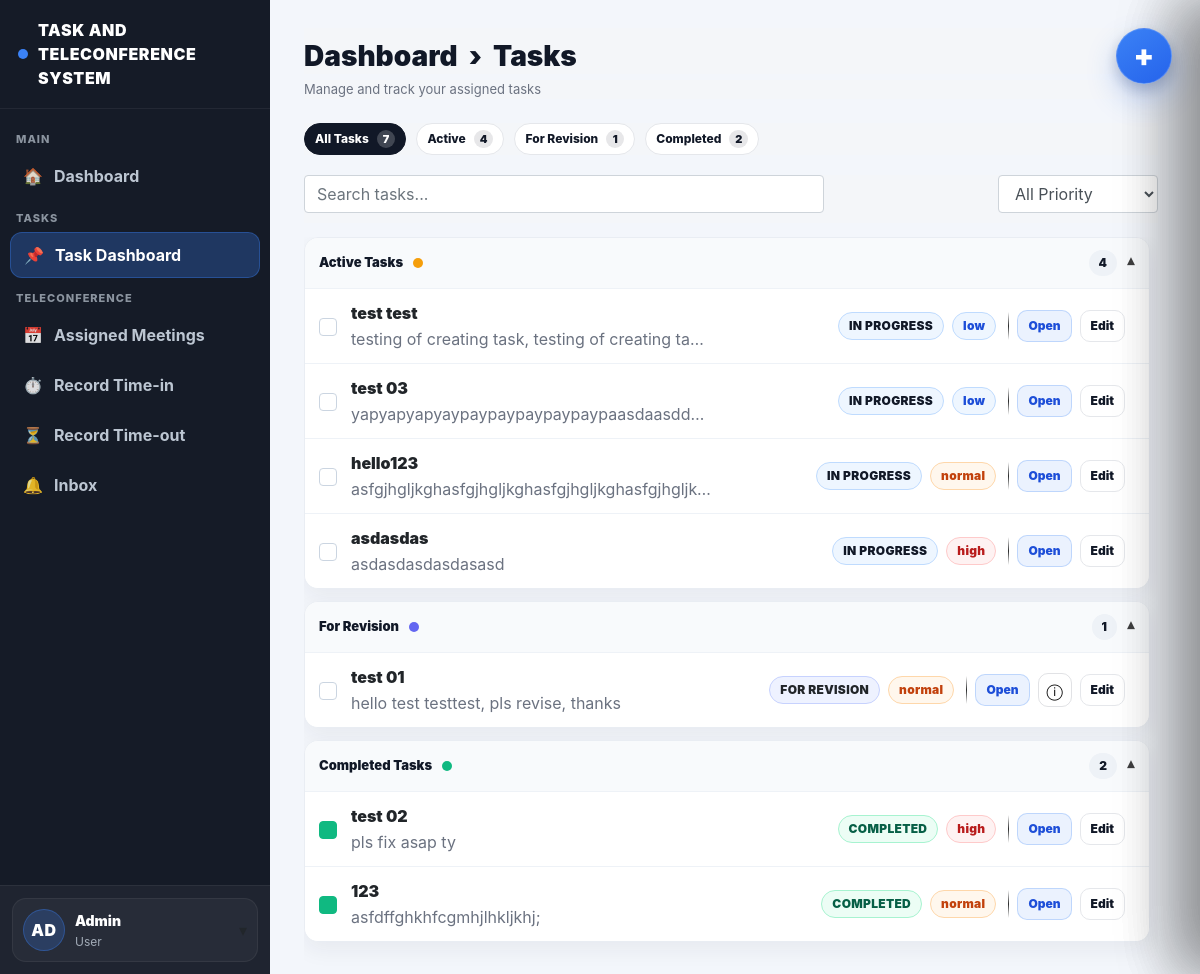
The app's page /task-dashboard (signed in), older data.
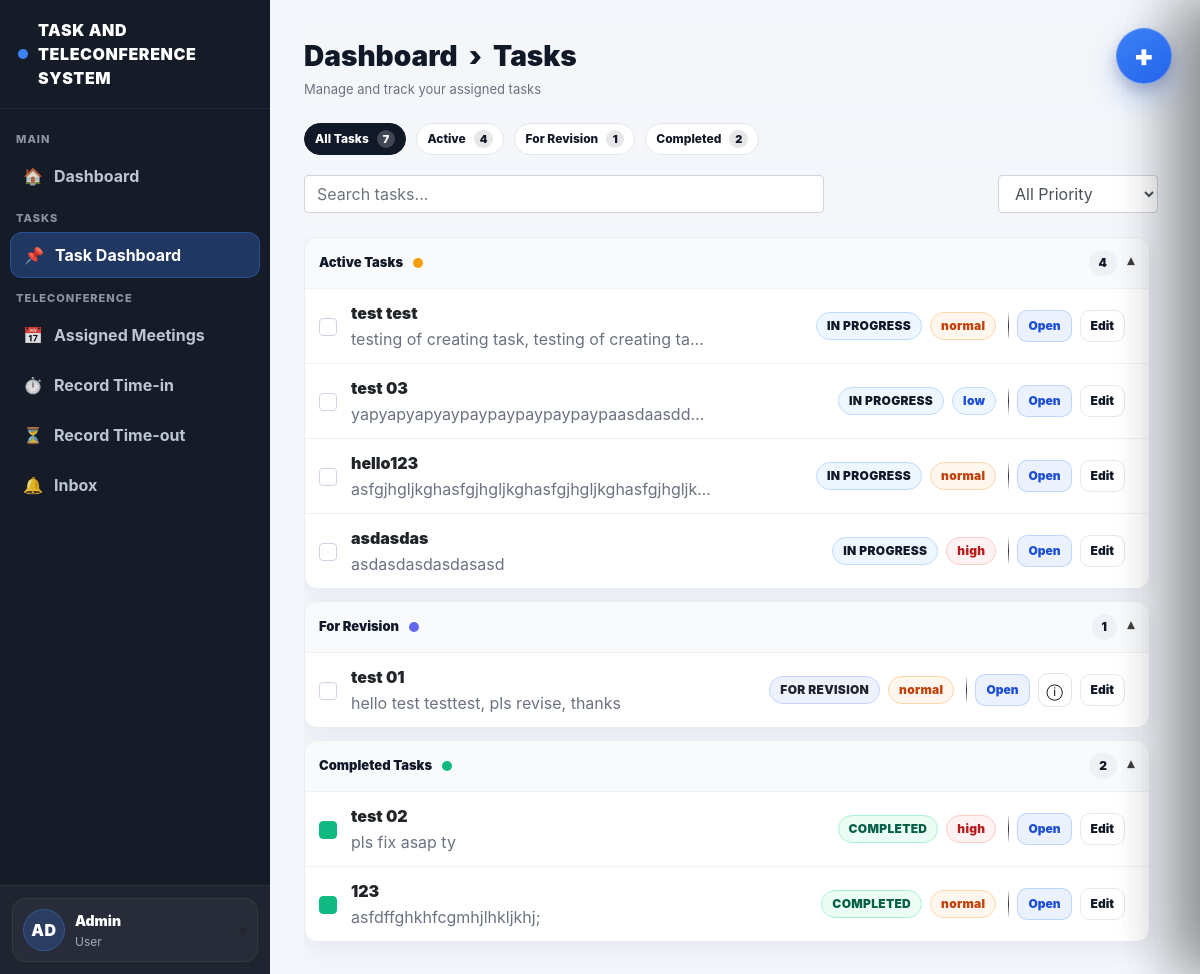
The same page, newer data.
### website/models.py (models this page shows, shortened)
class User(db.Model, UserMixin):
    id = db.Column(db.Integer, primary_key=True)
    email = db.Column(db.String(150), unique=True)
    password = db.Column(db.String(150))
    firstname = db.Column(db.String(150))
    is_admin = db.Column(db.Boolean, default=False)
    role = db.Column(db.String(20), default="user")
    notes = db.relationship('Note')
    notifications = db.relationship('Notification', lazy=True, cascade="all, delete-orphan")

class Task(db.Model):
    id = db.Column(db.Integer, primary_key=True)
    title = db.Column(db.String(200), nullable=False)
    description = db.Column(db.Text)
    assigned_to = db.Column(db.Integer, db.ForeignKey('user.id'))
    assigned_user = db.relationship('User', foreign_keys=[assigned_to])
    status = db.Column(db.String(50), default="assigned")
    priority = db.Column(db.String(20), default="normal")
    deadline = db.Column(db.DateTime)
    file_path = db.Column(db.String(300))
    last_edited_by = db.Column(db.Integer, nullable=True)
    last_edited_at = db.Column(db.DateTime, server_default=func.now(), onupdate=func.now())
    created_at = db.Column(db.DateTime(timezone=True), server_default=func.now())

### website/views.py (the view)
@views.route('/task-dashboard')
@login_required
def task_dashboard():
    if current_user.is_admin:
        tasks = Task.query.order_by(Task.created_at.desc()).all()
    else:
        tasks = Task.query.all()
    unread_count = Notification.query.filter_by(user_id=current_user.id, is_read=False).count()
    return render_template(
        "task_dashboard.html",
        user=current_user,
        tasks=tasks,
        unread_count=unread_count
    )

### website/templates/task_dashboard.html (shortened to what this page needs)
{% extends "base.html" %}
{% block content %}
<div class="main-inner">
  <h1 class="td-title">Dashboard &nbsp;›&nbsp; Tasks</h1>
  <div class="td-sub">Manage and track your assigned tasks</div>
  {% set all_count = tasks|length if tasks else 0 %}
  {% set revision_tasks = tasks|selectattr("status","equalto","for_revision")|list if tasks else [] %}
  {% set revision_count = revision_tasks|length %}
  {% set completed_tasks = tasks|selectattr("status","equalto","completed")|list if tasks else [] %}
  {% set completed_count = completed_tasks|length %}
  {% set active_tasks = tasks|rejectattr("status","equalto","completed")
                            |rejectattr("status","equalto","for_revision")
                            |list if tasks else [] %}
  {% set active_count = active_tasks|length %}
  <div class="td-pills">
    <button class="pill-tab active" type="button" data-filter="all">
      All Tasks <span class="pill-count">{{ all_count }}</span>
    </button>
    <button class="pill-tab" type="button" data-filter="active">
      Active <span class="pill-count">{{ active_count }}</span>
    </button>
    <button class="pill-tab" type="button" data-filter="revision">
      For Revision <span class="pill-count">{{ revision_count }}</span>
    </button>
    <button class="pill-tab" type="button" data-filter="completed">
      Completed <span class="pill-count">{{ completed_count }}</span>
    </button>
  </div>
  <div class="td-toolbar">
    <input id="taskSearch" class="form-control td-search" placeholder="Search tasks..." />
    <select id="priorityFilter" class="form-control td-filter" style="width:160px;">
      <option value="all">All Priority</option>
    </select>
  </div>
  <div class="scroll">
    <div class="sec open" data-section="active">
      <button class="sec-h" type="button">
        <div class="sec-h-left">
          <span class="sec-title">Active Tasks</span>
          <span class="sec-badge badge-active"></span>
        </div>
        <div style="display:flex; align-items:center; gap:10px;">
          <span class="sec-count">{{ active_count }}</span>
          <span class="sec-caret">▾</span>
        </div>
      </button>
      <div class="sec-body">
        {% if active_tasks and active_tasks|length > 0 %}
          {% for task in active_tasks %}
            <div class="task-row task-item"
                 id="task-{{ task.id }}"
                 data-task-id="{{ task.id }}"
                 data-status="{{ task.status }}"
                 data-title="{{ (task.title ~ ' ' ~ (task.description or ''))|lower }}"
                 data-priority="{{ (task.priority or 'normal')|lower if task.priority is defined else 'normal' }}">
              <div class="task-left">
                <div class="task-check"></div>
                <div class="task-info">
                  <a class="task-title-link"
                     href="{{ url_for('views.task_dashboard') }}?focus={{ task.id }}#task-{{ task.id }}"
                     data-focus-task="{{ task.id }}">
                    {{ task.title }}
                  </a>
                  <div class="task-meta">
                    {{ task.description }}
                  </div>
                </div>
                <div class="task-tags">
                  <span class="status st-active">{{ task.status|replace("_"," ")|upper }}</span>
                  {% set pr = (task.priority or 'normal')|lower %}
                  <span class="prio prio-{{ pr }}">{{ pr|upper }}</span>
                </div>
              </div>
              <div class="task-right">
                <div class="task-actions">
                  <button type="button" class="btn-mini" data-open-task="{{ task.id }}">Open</button>
                  <button type="button" class="btn-mini ghost" data-edit-task="{{ task.id }}">Edit</button>
                </div>
              </div>
            </div>
          {% endfor %}
        {% else %}
          <div style="padding:12px 14px; color:#6b7280;">No active tasks.</div>
        {% endif %}
      </div>
    </div>
    <div class="sec open" data-section="revision">
      <button class="sec-h" type="button">
        <div class="sec-h-left">
          <span class="sec-title">For Revision</span>
          <span class="sec-badge" style="background:#6366f1;"></span>
        </div>
        <div style="display:flex; align-items:center; gap:10px;">
          <span class="sec-count">{{ revision_count }}</span>
          <span class="sec-caret">▾</span>
        </div>
      </button>
      <div class="sec-body">
        {% if revision_tasks and revision_tasks|length > 0 %}
          {% for task in revision_tasks %}
            <div class="task-row task-item"
                 id="task-{{ task.id }}"
                 data-task-id="{{ task.id }}"
                 data-status="{{ task.status }}"
                 data-title="{{ (task.title ~ ' ' ~ (task.description or ''))|lower }}"
                 data-priority="{{ (task.priority or 'normal')|lower }}">
              <div class="task-left">
                <div class="task-check"></div>
                <div class="task-info">
                  <a class="task-title-link"
                     href="{{ url_for('views.task_dashboard') }}?focus={{ task.id }}#task-{{ task.id }}"
                     data-focus-task="{{ task.id }}">
                    {{ task.title }}
                  </a>
                  <div class="task-meta">{{ task.description }}</div>
                </div>
                <div class="task-tags">
                  <span class="status" style="background:#eef2ff;border-color:#c7d2fe;">
                    {{ task.status|replace("_"," ")|upper }}
                  </span>
                  {% set pr = (task.priority or 'normal')|lower %}
                  <span class="prio prio-{{ pr }}">{{ pr|upper }}</span>
                </div>
              </div>
              <div class="task-right">
                <div class="task-actions">
                  <button type="button" class="btn-mini" data-open-task="{{ task.id }}">Open</button>
                  <button type="button"
                          class="btn-icon ghost"
                          title="Details"
                          aria-label="Details"
                          data-focus-task="{{ task.id }}">
                    ⓘ
                  </button>
                  <button type="button" class="btn-mini ghost" data-edit-task="{{ task.id }}">Edit</button>
                </div>
              </div>
            </div>
          {% endfor %}
        {% else %}
          <div style="padding:12px 14px; color:#6b7280;">No tasks for revision.</div>
        {% endif %}
      </div>
    </div>
    <div class="sec open" data-section="completed">
      <button class="sec-h" type="button">
        <div class="sec-h-left">
          <span class="sec-title">Completed Tasks</span>
          <span class="sec-badge badge-done"></span>
        </div>
        <div style="display:flex; align-items:center; gap:10px;">
          <span class="sec-count">{{ completed_count }}</span>
          <span class="sec-caret">▾</span>
        </div>
      </button>
      <div class="sec-body">
        {% if completed_tasks and completed_tasks|length > 0 %}
          {% for task in completed_tasks %}
            <div class="task-row task-item"
                 id="task-{{ task.id }}"
                 data-task-id="{{ task.id }}"
                 data-status="{{ task.status }}"
                 data-title="{{ (task.title ~ ' ' ~ (task.description or ''))|lower }}"
                 data-priority="{{ (task.priority or 'normal')|lower }}">
              <div class="task-left">
                <div class="task-check" style="background:#10b981; border-color:#10b981;"></div>
                <div class="task-info">
                  <a class="task-title-link"
                     href="{{ url_for('views.task_dashboard') }}?focus={{ task.id }}#task-{{ task.id }}"
                     data-focus-task="{{ task.id }}">
                    {{ task.title }}
                  </a>
                  <div class="task-meta">{{ task.description }}</div>
                </div>
                <div class="task-tags">
                  <span class="status st-done">{{ task.status|replace("_"," ")|upper }}</span>
                  {% set pr = (task.priority or 'normal')|lower %}
                  <span class="prio prio-{{ pr }}">{{ pr|upper }}</span>
                </div>
              </div>
              <div class="task-right">
                <div class="task-actions">
                  <button type="button" class="btn-mini" data-open-task="{{ task.id }}">Open</button>
                  <button type="button" class="btn-mini ghost" data-edit-task="{{ task.id }}">Edit</button>
                </div>
              </div>
            </div>
          {% endfor %}
        {% else %}
          <div style="padding:12px 14px; color:#6b7280;">No completed tasks yet.</div>
        {% endif %}
      </div>
    </div>
    <br><br>
  </div>
</div>
<button type="button" class="fab-task" id="openTaskDrawer" aria-label="Create task">
  <span class="fab-plus">+</span>
</button>
{% endblock %}

### website/templates/base.html (shortened to what this page needs)
<!DOCTYPE html>
<html>
<head>
  <link
    rel="stylesheet"
    href="https://stackpath.bootstrapcdn.com/bootstrap/4.4.1/css/bootstrap.min.css"
  />
  <link
    rel="stylesheet"
    href="https://stackpath.bootstrapcdn.com/font-awesome/4.7.0/css/font-awesome.min.css"
  />
  <link rel="stylesheet" href="{{ url_for('static', filename='styles.css') }}">
</head>
<body>
<div class="app-shell">
  <aside class="sidebar-dark">
    <div class="sidebar-brand">
      <span class="dot"></span>
      TASK AND TELECONFERENCE SYSTEM
    </div>
    <div class="sidebar-nav">
      <div class="sidebar-section">MAIN</div>
      <a class="sidebar-link {% if request.endpoint == 'views.user_dashboard' %}active{% endif %}"
         href="{{ url_for('views.user_dashboard') }}">
        <span class="sidebar-icon">🏠</span> Dashboard
      </a>
      <div class="sidebar-section">TASKS</div>
      <a class="sidebar-link {% if request.endpoint == 'views.task_dashboard' %}active{% endif %}"
         href="{{ url_for('views.task_dashboard') }}">
        <span class="sidebar-icon">📌</span> Task Dashboard
      </a>
      <div class="sidebar-section">TELECONFERENCE</div>
      <a class="sidebar-link {% if request.endpoint == 'views.assigned_meetings' %}active{% endif %}"
         href="{{ url_for('views.assigned_meetings') }}">
        <span class="sidebar-icon">📅</span> Assigned Meetings
      </a>
      <a class="sidebar-link {% if request.endpoint == 'views.record_timein' %}active{% endif %}"
         href="{{ url_for('views.record_timein') }}">
        <span class="sidebar-icon">⏱</span> Record Time-in
      </a>
      <a class="sidebar-link {% if request.endpoint == 'views.record_timeout' %}active{% endif %}"
         href="{{ url_for('views.record_timeout') }}">
        <span class="sidebar-icon">⏳</span> Record Time-out
      </a>
      <a class="sidebar-link {% if request.endpoint == 'views.inbox' %}active{% endif %}"
         href="{{ url_for('views.inbox') }}">
        <span class="sidebar-icon">🔔</span> Inbox
      </a>
    </div>
    {% if current_user.is_authenticated %}
    <div class="sidebar-footer">
      {% set parts = (current_user.firstname or '').split() %}
      {% set first = parts[0] if parts|length > 0 else '' %}
      {% set last = parts[-1] if parts|length > 1 else '' %}
      {% set initials = (first[:1] ~ (last[:1] if last else (first[1:2] if first|length > 1 else ''))).upper() %}
      <div class="user-box" id="userBox">
        <button class="user-trigger" type="button" id="userToggle">
          <div class="user-row">
            <div class="user-avatar">{{ initials }}</div>
            <div>
              <div class="user-name">{{ current_user.firstname }}</div>
              <div class="user-sub">User</div>
            </div>
          </div>
          <div class="caret">▾</div>
        </button>
      </div>
    </div>
    {% endif %}
  </aside>
  <main class="main-area">
    <div class="content-wrap">
      {% block content %}{% endblock %}
    </div>
  </main>
</div>
</body>
</html>

### website/templates/task_dashboard.html (style rules this page uses)
.main-inner { display:flex; flex-direction:column; height:100vh; overflow:hidden; }
.td-title, .td-sub, .td-pills, .td-toolbar { position: sticky; top: 0; z-index: 20; background: #f4f6f9; }
.td-title { padding-top: 12px; }
.td-toolbar { padding-bottom: 10px; }
.scroll { flex:1; overflow-y:auto; padding-right:8px; }
.task-title-link { display:inline-block; margin:0; font-weight:900; color:inherit; text-decoration:none; cursor:pointer; }
.btn-icon { width:34px; height:34px; border-radius:10px; border:1px solid rgba(15,23,42,.12); background:#fff; display:inline-flex; align-items:center; justify-content:center; cursor:pointer; padding:0; line-height:1; }
.btn-icon.ghost { background:transparent; }

Row changes from the older to the newer data that the page shows:
changed Task "test test": priority "low" → "normal"
